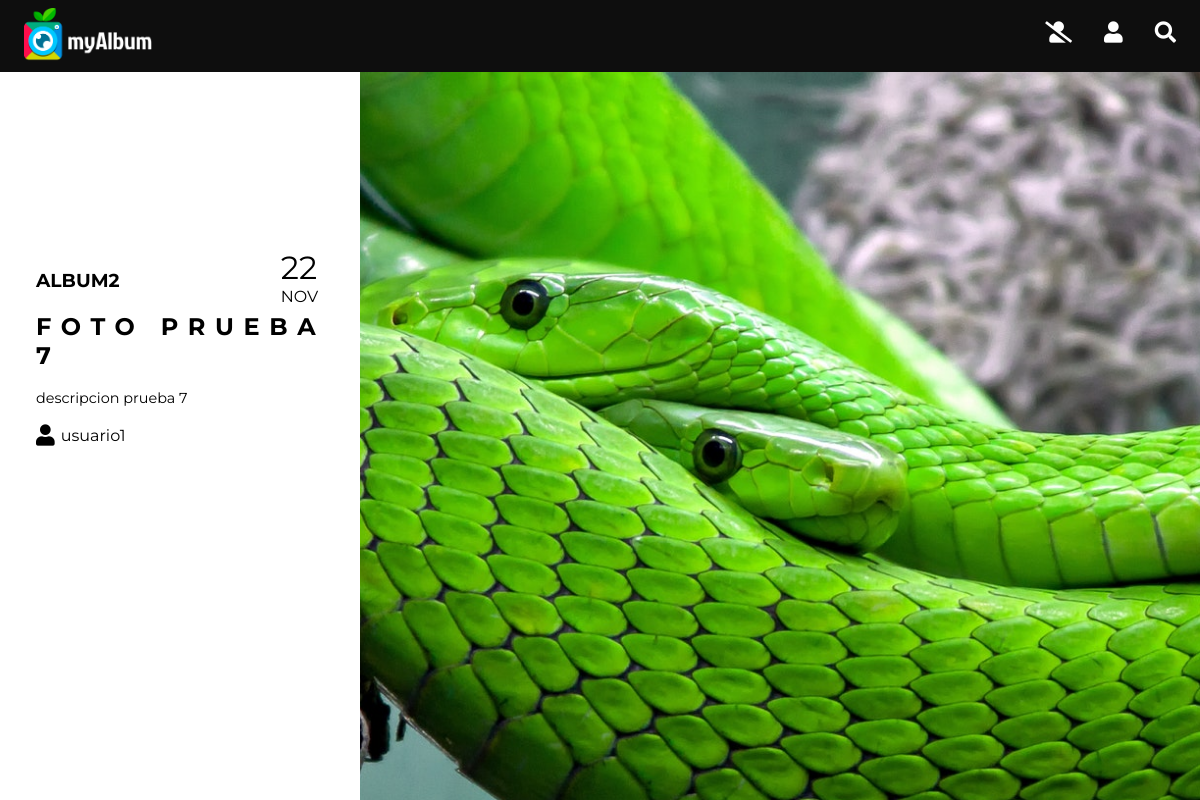
/foto.php?foto=7, run on the app's committed database.
### tables this page shows
CREATE TABLE `fotos` (
  `IdFoto` int(100) NOT NULL,
  `Titulo` varchar(100) NOT NULL,
  `Descripcion` varchar(10000) NOT NULL,
  `Fecha` date NOT NULL,
  `Pais` int(100) DEFAULT NULL,
  `Album` int(100) NOT NULL,
  `Fichero` varchar(3000) NOT NULL,
  `Alternativo` varchar(200) NOT NULL,
  `FRegistro` time NOT NULL
);

CREATE TABLE `albumes` (
  `IdAlbum` int(100) NOT NULL,
  `Titulo` varchar(100) NOT NULL,
  `Descripcion` varchar(10000) NOT NULL,
  `Usuario` int(100) NOT NULL
);

CREATE TABLE `usuarios` (
  `IdUsuario` int(100) NOT NULL,
  `NomUsuario` varchar(15) NOT NULL,
  `Clave` varchar(15) NOT NULL,
  `Email` varchar(100) NOT NULL,
  `Sexo` varchar(50) NOT NULL,
  `FNacimiento` date NOT NULL,
  `Ciudad` varchar(100) NOT NULL,
  `Pais` int(100) NOT NULL,
  `Foto` varchar(300) DEFAULT NULL,
  `FRegistro` time NOT NULL,
  `Estilo` int(100) NOT NULL
);

### foto.php (the view, shortened to what this page needs)
<!DOCTYPE html>
<html lang="es">
<head>
</head>
<body>
<?php
include('header.php');
require("conexionBD.php");
$sql_num = "SELECT count(*) FROM FOTOS";
$result_fotos = $conexion->query($sql_num);
$fila_fotos = $result_fotos->fetch_assoc();
$id_foto = mysqli_real_escape_string($conexion, $_GET['foto']);
if ((int)$fila_fotos['count(*)'] < (int)$_GET['foto']) {
    header('Location: 404.php');
} else {
    $sql = "SELECT * FROM FOTOS WHERE IdFoto = '$id_foto'";
    $resultados = $conexion->query($sql);
    while ($fila = $resultados->fetch_assoc()) {
        $titulo = $fila['Titulo'];
        $id_album = mysqli_real_escape_string($conexion, $fila['Album']);
        $album_row = $conexion->query("SELECT Titulo,Usuario FROM albumes WHERE IdAlbum = '$id_album'");
        $album_fetch = $album_row->fetch_assoc();
        $id_usuario = mysqli_real_escape_string($conexion, $album_fetch['Usuario']);
        $usuario_row = $conexion->query("SELECT NomUsuario FROM usuarios WHERE IdUsuario = '$id_usuario'");
        $usuario_fetch = $usuario_row->fetch_assoc();
        $descrip = $fila['Descripcion'];
        $fichero = $fila['Fichero'];
        $fecha = $fila['Fecha'];
        list($anyo, $mes, $dia) = explode('-', $fecha);
        $fecha_remp = str_replace("/", "-", $fecha);
        $fecha_format = date("d-m-Y", strtotime($fecha_remp));
        $mes_format = strftime("%B", strtotime($fecha_format));
        $mes_format = strtoupper($mes_format);
        $fecha_correcta = substr($mes_format, 0, 3);
        $url = "img/" . $fichero;
        echo "<div class=\"split-foto dcha-foto\" style=\"background-image:url('$url');\"></div>";
    }
    echo "
<section>
    <div class='split-foto izq-foto'>
        <div class='margin_info_foto'>
            <div class='row''>
                <h3 style=' float: left; width: 80%; margin-top: 7%'>$album_fetch[Titulo]</h3>
                <div style='float: left; width: 10%; margin-bottom: 2%'>
                    <span style='font-size: 2em;'>$dia</span><br>
                    <span>$fecha_correcta</span>
                </div>
                <br>
            </div>
            <h2 style='text-align: left; margin-top: 0; margin-bottom: 0'>$titulo</h2><br>
            <div style='text-align: left' class='fontSize'>$descrip
            </div>
            <br>
            <div><i style='margin-right: 2%;' class='fa fa-user fa-lg'></i><span>$usuario_fetch[NomUsuario]</span></div>
        </div>
    </div>";
}
?>
</section>
</body>
</html>

### css/style.css (style rules this page uses)
body { margin: 0; font-family: 'Montserrat', sans-serif; background-color: #0e0e0e; }
h2 { text-transform: uppercase; letter-spacing: 0.4em; text-align: center; }
h3 { text-align: left; text-transform: uppercase; margin-top: 0; }
::placeholder { color: black; opacity: 0.7; }
.fontSize { font-size: 1em; }
.row { display: table; width: 100%; table-layout: fixed; }
.split-foto { height: 100%; position: fixed; z-index: 1; top: 4.5em; overflow-x: hidden; padding-top: 2em; }
.izq-foto { left: 0; width: 30%; background-color: white; }
.dcha-foto { right: 0; width: 70%; background-repeat: no-repeat; background-position: center; background-size: cover; }
.margin_info_foto { margin: 40% 5% 5% 10%; }
@media only screen and (max-width: 1200px) { .fontSize { font-size: 0.9em; } }

### css/print.css (style rules this page uses)
body { margin: 0; font-family: Georgia, serif; background-color: white; }
h2 { font-family: Georgia, serif; text-transform: uppercase; letter-spacing: 0.4em; text-align: center; }
h3 { font-family: Georgia, serif; text-align: left; text-transform: uppercase; margin-top: 0; }
::placeholder { color: black; opacity: 0.7; }
.row { display: table; width: 100%; table-layout: fixed; }
.margin_info_foto { margin: 50% 5% 5% 10%; }
.split-foto { width: 100%; position: absolute; left: 0; right: 0; z-index: 1; top: 4.5em; overflow-x: hidden; padding-top: 2em; }
.izq-foto { top: 25em; bottom: 0; height: 60%; overflow-y: hidden; }
.dcha-foto { top: 5em; height: 40%; }
.margin_info_foto { margin: 20% 5% 5% 10%; }

### css/altoContraste.css (style rules this page uses)
h2 { font-family: Georgia, serif; text-transform: uppercase; letter-spacing: 0.4em; text-align: center; }
h3 { font-family: Georgia, serif; text-align: left; text-transform: uppercase; margin-top: 0; }
::placeholder { color: black; opacity: 0.7; }
.fontSize { font-size: 1em; }
.row { display: table; width: 100%; table-layout: fixed; }
.split-foto { height: 100%; position: fixed; z-index: 1; top: 4.5em; overflow-x: hidden; padding-top: 2em; }
.izq-foto { left: 0; width: 30%; background-color: white; }
.dcha-foto { right: 0; width: 70%; background-repeat: no-repeat; background-position: center; background-size: cover; }
.margin_info_foto { margin: 40% 5% 5% 10%; }
@media only screen and (max-width: 1200px) { .fontSize { font-size: 0.9em; } }

### data on the page
fotos: Fichero (picture), Fecha "NOV", Titulo "FOTO PRUEBA 7", Descripcion "descripcion prueba 7"
albumes: Titulo "ALBUM2"
usuarios: NomUsuario "usuario1"

### other printed values
$dia "22"
